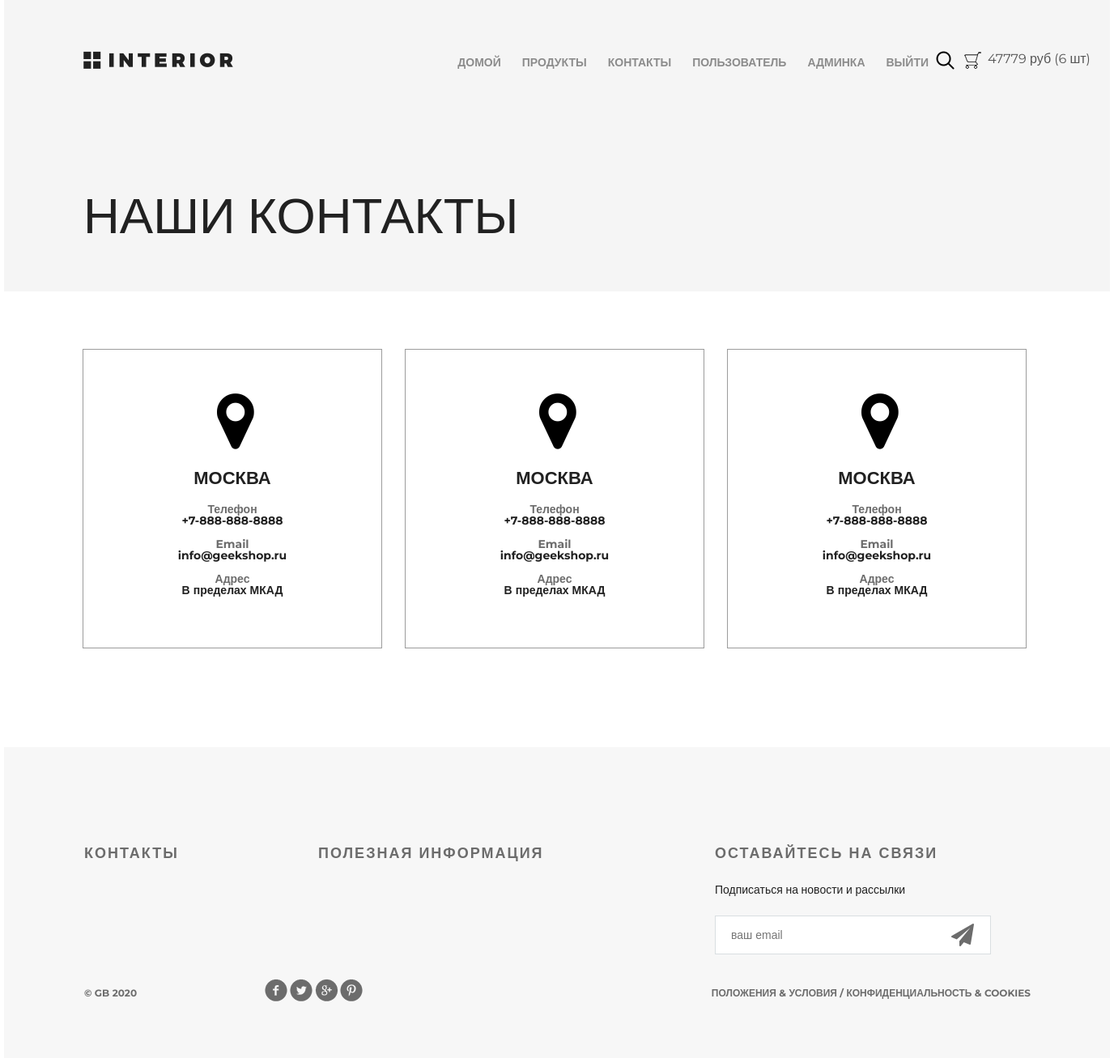
Page /contact/ (signed in) on the committed database.
### authapp/models.py (models this page shows)
class ShopUser(AbstractUser):
    avatar = models.ImageField(upload_to='users_avatar', blank=True, verbose_name='аватарка')
    age = models.PositiveSmallIntegerField(verbose_name='возраст')

### basketapp/models.py (models this page shows)
class Basket(models.Model):
    user = models.ForeignKey(settings.AUTH_USER_MODEL, on_delete=models.CASCADE)
    product = models.ForeignKey(Product, on_delete=models.CASCADE)
    quantity = models.PositiveIntegerField(default=0)
    add_datetime = models.DateTimeField(auto_now_add=True)
    @property
    def product_cost(self):
        return self.product.price * self.quantity
    @property
    def total_quantity (self):
        _items = Basket.objects.filter(user=self.user)
        _total_quantity = sum(list(map(lambda x:x.quantity, _items)))
        return _total_quantity
    @property
    def total_cost (self):
        _items = Basket.objects.filter(user=self.user)
        _total_cost = sum(list(map(lambda x:x.product_cost, _items)))
        return _total_cost

### mainapp/models.py (models this page shows, shortened)
class Product(models.Model):
    category = models.ForeignKey(ProductCategory, on_delete=models.CASCADE)
    name = models.CharField(verbose_name='имя продукта', max_length=128)
    image = models.ImageField(upload_to='products_images', blank=True)
    short_desc = models.CharField(verbose_name='имя продукта', max_length=128, blank=True)
    descriptions = models.TextField(blank=True)
    price = models.DecimalField(max_digits=8, decimal_places=2, default=0)
    quantity = models.PositiveIntegerField(default=0, verbose_name='количество на складе')
    is_active = models.BooleanField (default=True)

### mainapp/views.py (the view)
def contact (request):
    title = 'контакты'
    content = {
        'title': title, 'basket': get_basket(request.user)
    }
    return render(request, 'mainapp/contact.html', content)

### mainapp/views.py (called while the page is built)
def get_basket(user):
    if user.is_authenticated:
        return Basket.objects.filter(user=user)
    else:
        return []

### mainapp/templates/mainapp/contact.html
{% extends 'mainapp/base.html' %}
{% load static %}
{% block menu %}
		<div class="hero">
			<div class="header clearfix">
				<a href="index.html" class="logo"></a>
				{% include 'mainapp/inc/inc_main_menu.html' %}
			</div>
			<h1>наши контакты</h1>
		</div>
{% endblock %}
{% block content%}
		<div class="location">
			<div class="location-1">
				<i class="fa fa-map-marker fa-5x"></i>
				<h4>Москва</h4>
				<div class="contacts">
					<h5>Телефон</h5>
					<p>+7-888-888-8888</p>
				</div>
				<div class="contacts">
					<h5>Email</h5>
					<p>info@geekshop.ru</p>
				</div>
				<div class="contacts">
					<h5>Адрес</h5>
					<p>В пределах МКАД</p>
				</div>
			</div>
			<div class="location-1">
				<i class="fa fa-map-marker fa-5x"></i>
				<h4>Москва</h4>
				<div class="contacts">
					<h5>Телефон</h5>
					<p>+7-888-888-8888</p>
				</div>
				<div class="contacts">
					<h5>Email</h5>
					<p>info@geekshop.ru</p>
				</div>
				<div class="contacts">
					<h5>Адрес</h5>
					<p>В пределах МКАД</p>
				</div>
			</div>
			<div class="location-1">
				<i class="fa fa-map-marker fa-5x"></i>
				<h4>Москва</h4>
				<div class="contacts">
					<h5>Телефон</h5>
					<p>+7-888-888-8888</p>
				</div>
				<div class="contacts">
					<h5>Email</h5>
					<p>info@geekshop.ru</p>
				</div>
				<div class="contacts">
					<h5>Адрес</h5>
					<p>В пределах МКАД</p>
				</div>
			</div>
		</div>
{% endblock %}

### mainapp/templates/mainapp/inc/inc_main_menu.html (shortened to what this page needs)
<ul class="menu">
    <li><a href="{%url 'main'%}" {% if reqest.resolver_match.url_name == 'main' %} class="active" {% endif %}>домой</a></li>
    <li>
  <a href="{% url 'products:index' %}"
     class="">
    продукты
  </a>
</li>
    <li><a href="{%url 'contact'%}" {% if reqest.resolver_match.url_name == 'contact' %} class="active" {% endif %}>контакты</a></li>
    {% if user.is_authenticated %}
    <li>
      <a href="{% url 'auth:edit' %}">
        {{ user.first_name|default:'Пользователь' }}
      </a>
    </li>
  {% endif %}
  {% if user.is_superuser %}
    <li>
      <a href="{% url 'admin:users' %}">админка</a>
    </li>
  {% endif %}
  <li>
    {% if user.is_authenticated %}
      <a href="{% url 'auth:logout' %}">выйти</a>
    {% else %}
      <a href="{% url 'auth:login' %}">войти</a>
    {% endif %}
  </li>
</ul>
<a href="#" class="search"></a>
<a href="{% url 'basket:basket' %}" class="basket">
  <span>
    {% if basket %}
        {{ basket.0.total_cost|floatformat:0 }} руб
      ({{ basket.0.total_quantity }} шт)
    {% endif %}
  </span>
</a>

### static/css/style.css (style rules this page uses)
* { margin: 0; padding: 0; }
body { font-family: 'Montserrat', sans-serif; }
html, body { height: 100%; }
.logo { background-image: url(/static/img/logo.png); margin-top: 63px; width: 185px; height: 22px; float: left; }
.menu { list-style-type: none; margin-top: 67px; float: right; }
.menu li { float: left; }
.menu a { color: #8c8c8c; font-size: 14px; font-weight: 700; text-align: right; text-transform: uppercase; text-decoration: none; padding: 10px 13px; }
.search { display: block; width: 23px; height: 23px; background-image: url(/static/img/search.png); position: absolute; top: 63px; left: 1151px; }
.basket { display: block; width: 23px; height: 23px; background-image: url(/static/img/basket.png); position: absolute; top: 63px; left: 1185px; text-decoration: none; color: #555; }
.basket span { display: block; margin-left: 30px; width: 150px; }
.clearfix:after { content: ""; display: block; clear: both; }
.hero { background-color: #f5f5f5; height: 360px; padding-left: 98px; padding-right: 211px; position: relative; }
.hero h1 { color: #212121; font-size: 62px; font-weight: 100; text-align: left; margin-top: 142px; text-transform: uppercase; }
.location { padding: 0px 97px; }
.location-1 { height: 368px; width: 368px; border: 1px solid #9c9c9c; margin: 71px 28px 122px 0px; float: left; }
.location-1:last-child { margin: 71px 0px 122px 0px; }
.location i { display: block; margin: 48px auto 0px; width: 38px; }
.location h4 { margin: 23px auto 23px; text-transform: uppercase; text-align: center; color: #212121; font-size: 22px; font-weight: 700; line-height: 16px; }
.contacts { text-align: center; margin-bottom: 15px; line-height: 14px; color: #212121; font-size: 14px; font-weight: 700; }
.contacts h5 { color: #6c6c6c; font-size: 14px; font-weight: 700; }

### rows in the picture
ShopUser: first_name "ПОЛЬЗОВАТЕЛЬ"
Basket: user+product+quantity "47779", user+quantity "6"
